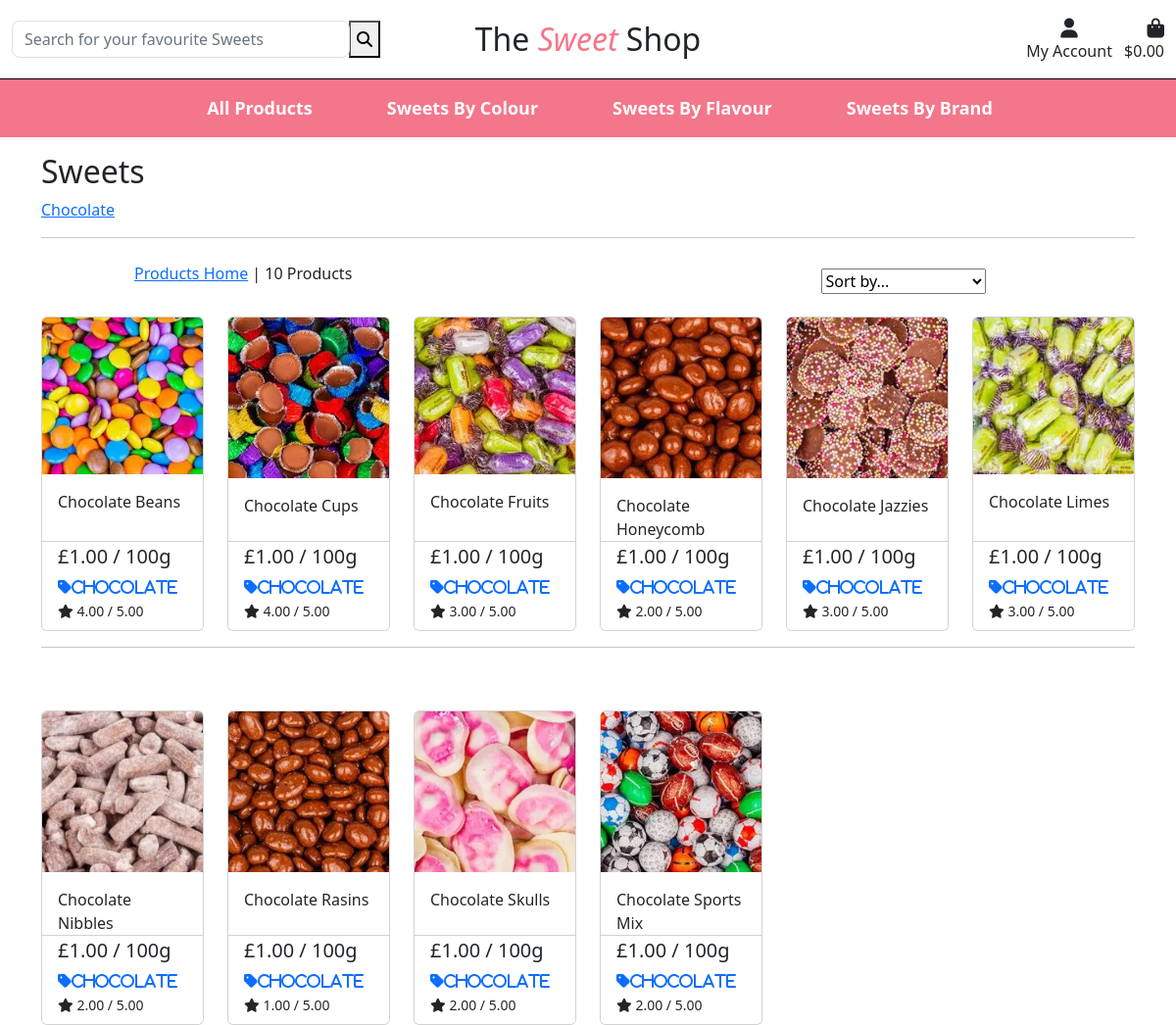
The app's page /products/?category=chocolate, older data.
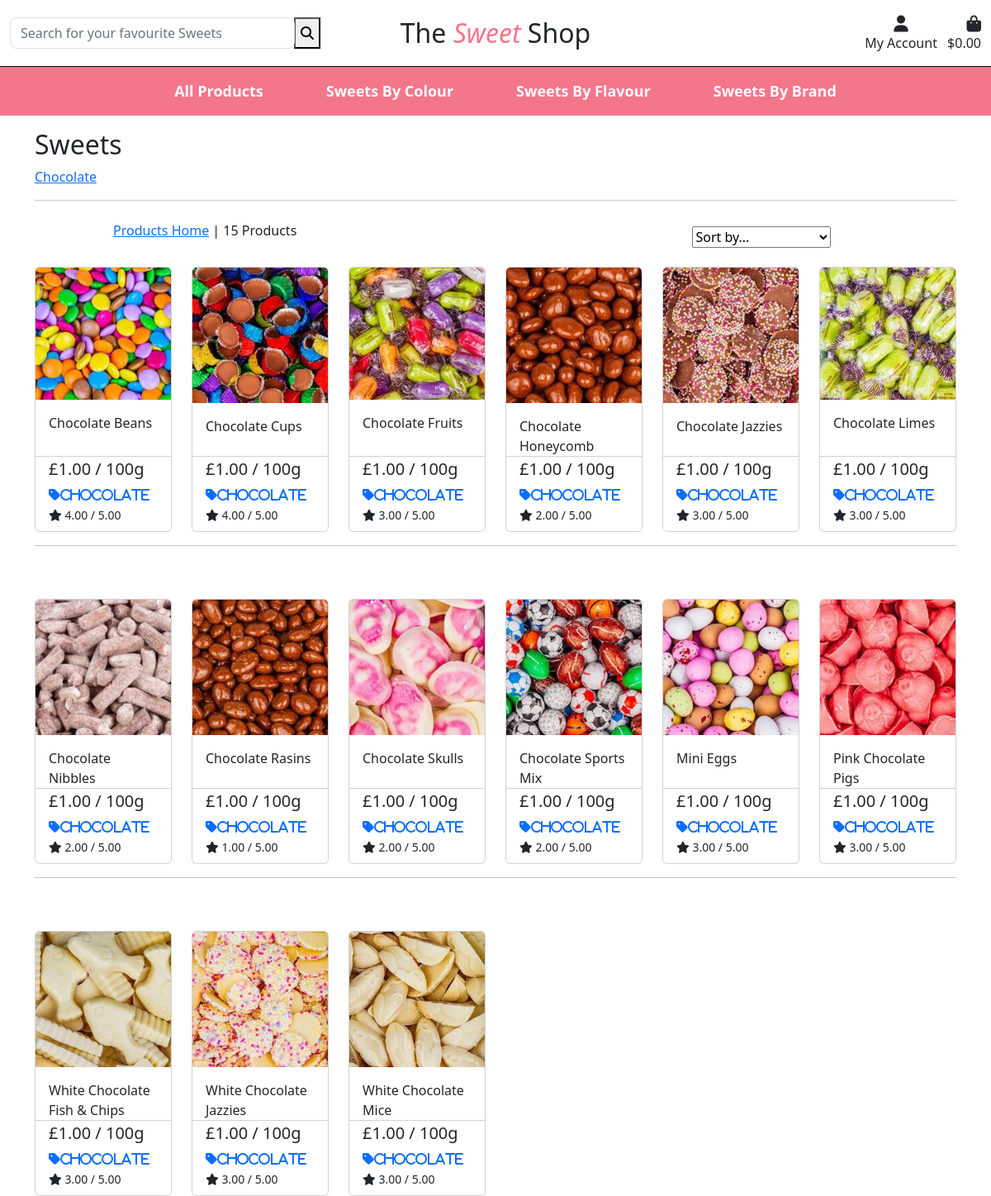
The same page, newer data.
### products/models.py (models this page shows, shortened)
class Category(models.Model):
    class Meta:
        verbose_name_plural = 'Categories'
    name = models.CharField(max_length=254)
    friendly_name = models.CharField(max_length=254, null=True, blank=True)

class Product(models.Model):
    category = models.ForeignKey('Category', null=True, blank=True, on_delete=models.SET_NULL)
    name = models.CharField(max_length=254)
    description = models.TextField(null=True, blank=True)
    price = models.DecimalField(max_digits=6, decimal_places=2)
    color = models.CharField(max_length=254, null=True, blank=True)
    flavour = models.CharField(max_length=254, null=True, blank=True)
    brand = models.CharField(max_length=254, null=True, blank=True)
    vegetarian = models.BooleanField()
    rating = models.DecimalField(max_digits=6, decimal_places=2, null=True, blank=True)
    image = models.ImageField(null=True, blank=True)

### products/views.py (the view, shortened to what this page needs)
# urls.py: path('', views.all_products, name='products'),
def all_products(request):
    products = Product.objects.all()
    query = None
    categories = None
    sort = None
    direction = None
    if request.GET:
        if 'category' in request.GET:
            categories = request.GET['category'].split(',')
            products = products.filter(category__name__in=categories)
            categories = Category.objects.filter(name__in=categories)
    current_sorting = f'{sort}_{direction}'
    context = {
        'products': products,
        'search_term': query,
        'current_categories': categories,
        'current_sorting': current_sorting,
    }
    return render(request, 'products/products.html', context)

### products/templates/products/products.html (shortened to what this page needs)
{% extends "base.html" %}
{% load static %}
{% block content %}
<div class="container push-down">
    <div class="row">
        <div class="col mt-3">
            <h2>Sweets</h2>
            {% for current in current_categories %}
                <a href="{% url 'products' %}?categories={{ current.name }}">
                    <span>{{ current.friendly_name }}</span>
                </a>
            {% endfor %}
            <hr>
        </div>
    </div>
    <div class="row mt-1 mb-2">
        <div class="col-10 offset-1">
            <div class="row mt-1 mb-2">
                <div class="col-12 col-md-6 my-auto order-md-last d-flex justifiy-content-center justify-content-md-end">
                    <div class="w-50">
                        <select class="" name="" id="sort-selector">
                            <option value="reset" {% if current_sorting == 'None_None' %}selected{% endif %}>Sort by...</option>
                        </select>
                    </div>
                </div>
                <div class="col-12 col-md-6 order-md-first">
                    <p>
                        {% if search_term or current_categories or current_sorting != 'None_None' %}
                            <span>
                                <a href="{% url 'products' %}">Products Home</a> |
                            </span>
                        {% endif %}
                        {{ products|length }} Products {% if search_term %} found for {{ search_term }}{% endif %}
                    </p>
                </div>
            </div>
        </div>
    </div>
    <div class="row">
        {% for product in products %}
        <div class="col-sm-6 col-md-4 col-lg-3 col-xl-2">
            <div class="card h-100">
                {% if product.image %}
                <a href="{% url 'product_detail' product.id %}">
                    <img class="card-img-top img-fluid" src="{{ product.image.url }}" alt="{{ product.name }}">
                </a>
                {% else %}
                <a href="{% url 'product_detail' product.id %}">
                    <img src="{{ MEDIA }}noimage.png" alt="{{ product.name }}">
                </a>
                {% endif %}
                <div class="card-body pb-0">
                    <div class="mb-0">{{ product.name }}</div>
                </div>
                <div class="card-footer bg-white pt-0">
                    <div class="row">
                        <div class="col">
                            <p class="lead mb-0">£{{ product.price }} / 100g</p>
                            {% if product.category %}
                            <p class="mt-1 mb-0">
                                <a href="{% url 'products' %}?category={{ product.category.name }}">
                                    <i class="fas fa-tag mr-1">{{ product.category.friendly_name }}</i>
                                </a>
                            </p>
                            {% endif %}
                            {% if product.rating %}
                            <small><i class="fas fa-star mr-1"></i> {{ product.rating }} / 5.00</small>
                            {% else %}
                            <small>No Rating</small>
                            {% endif %}
                        </div>
                    </div>
                </div>
            </div>
        </div>
        {% if forloop.counter|divisibleby:6 %}
        <div class="col-12 d-none d-xl-block mb-5">
            <hr>
        </div>
        {% endif %}
        {% endfor %}
    </div>
</div>
{% endblock %}

### templates/base.html (shortened to what this page needs)
{% load static %}
<!doctype html>
<html lang="en">
<head>
    {% block corecss %}
    <link rel="stylesheet" href="https://cdn.jsdelivr.net/npm/bootstrap@5.2.0-beta1/dist/css/bootstrap.min.css"
>
    <link rel="stylesheet" href="{% static 'css/base.css' %}">
    {% endblock %}
</head>
<body>
    <header class="container-fluid fixed-top top-navigation">
        <div id="topnav" class="row d-none d-lg-flex">
            <div class="col-12 col-lg-4 my-auto my-auto py-1 py-lg-1">
                <form method="GET" action="{% url 'products' %}">
                    <div class="input-group w-100">
                        <input class="form-control border border-black rounded-3" type="text" name="q"
                            placeholder="Search for your favourite Sweets">
                        <button type="submit">
                            <span class="icon">
                                <i class="fas fa-search"></i>
                            </span>
                        </button>
                    </div>
                </form>
            </div>
            <div class="col-12 col-lg-4 my-auto text-center py-1 py-lg-0">
                <a href="{% url 'home' %}" class="nav-link">
                    <h2 class="my-0">The <span class="pink">Sweet</span> Shop</h2>
                </a>
            </div>
            <div class="col-12 col-lg-4 py-auto my-auto">
                <ul class="list-inline list-unstyled text-center text-lg-end my-3">
                    <li class="list-inline-item dropdown">
                        <a class="nav-link" href="#" id="user-options" data-toggle="dropdown" aria-haspopup="true"
                            aria-expanded="false">
                            <div class="text-center">
                                <div><i class="fas fa-user fa-lg"></i></div>
                                <p class="my-0">My Account</p>
                            </div>
                        </a>
                    </li>
                    <li class="list-inline-item">
                        <a class="nav-link" href="">
                            <div>
                                <div><i class="fas fa-shopping-bag fa-lg"></i></div>
                                <p class="my-auto">
                                    {% if grand_total %}
                                    ${{ grand_total|floatformat:2 }}
                                    {% else %}
                                    $0.00
                                    {% endif %}
                                </p>
                            </div>
                        </a>
                    </li>
                </ul>
            </div>
        </div>
        <div class="row navigation-menu">
            <nav class="navbar navbar-expand-lg navbar-light w-100">
                {% include 'includes/main-nav.html' %}
            </nav>
        </div>
    </header>
    {% block content %}
    {% endblock %}
</body>
</html>

### templates/includes/main-nav.html (shortened to what this page needs)
<div class="collapse navbar-collapse" id="main-nav">
    <ul class="navbar-nav w-auto mx-auto">
        <li class="nav-item dropdown">
            <a class="nav-link navigation-text" href="#" id="all-sweets-link" data-toggle="dropdown" aria-haspopup="true" aria-expanded="false">
                All Products
            </a>
        </li>
        <li class="nav-item dropdown">
            <a class="nav-link navigation-text" href="#" id="sweet-color-link" data-toggle="dropdown" aria-haspopup="true" aria-expanded="false">
                Sweets By Colour
            </a>
        </li>
        <li class="nav-item dropdown">
            <a class="nav-link navigation-text" href="#" id="sweet-flavour-link" data-toggle="dropdown" aria-haspopup="true" aria-expanded="false">
                Sweets By Flavour
            </a>
        </li>
        <li class="nav-item dropdown">
            <a class="nav-link navigation-text" href="#" id="sweet-manufacturer-link" data-toggle="dropdown" aria-haspopup="true" aria-expanded="false">
                Sweets By Brand
            </a>
        </li>
    </ul>
</div>

### static/css/base.css (style rules this page uses)
.navigation-menu { border-top: 1px solid black; background-color: #f4768a; }
.navigation-text { color: #fff; margin: 0px 30px; font-weight: 600; font-size: large; }
.pink { color: #f4768a; font-style: italic; }
.push-down { margin-top: 140px; }
.top-navigation { background-color: white; }

Row changes from the older to the newer data that the page shows:
added Product: image (picture), name "Mini Eggs", price "1.00", category.friendly_name "Chocolate", rating "3.00"
added Product: image (picture), name "Pink Chocolate Pigs", price "1.00", category.friendly_name "Chocolate", rating "3.00"
added Product: image (picture), name "White Chocolate Fish & Chips", price "1.00", category.friendly_name "Chocolate", rating "3.00"
added Product: image (picture), name "White Chocolate Jazzies", price "1.00", category.friendly_name "Chocolate", rating "3.00"
added Product: image (picture), name "White Chocolate Mice", price "1.00", category.friendly_name "Chocolate", rating "3.00"
Text that changed along with them:
{{ products|length }}: "10" → "15"
